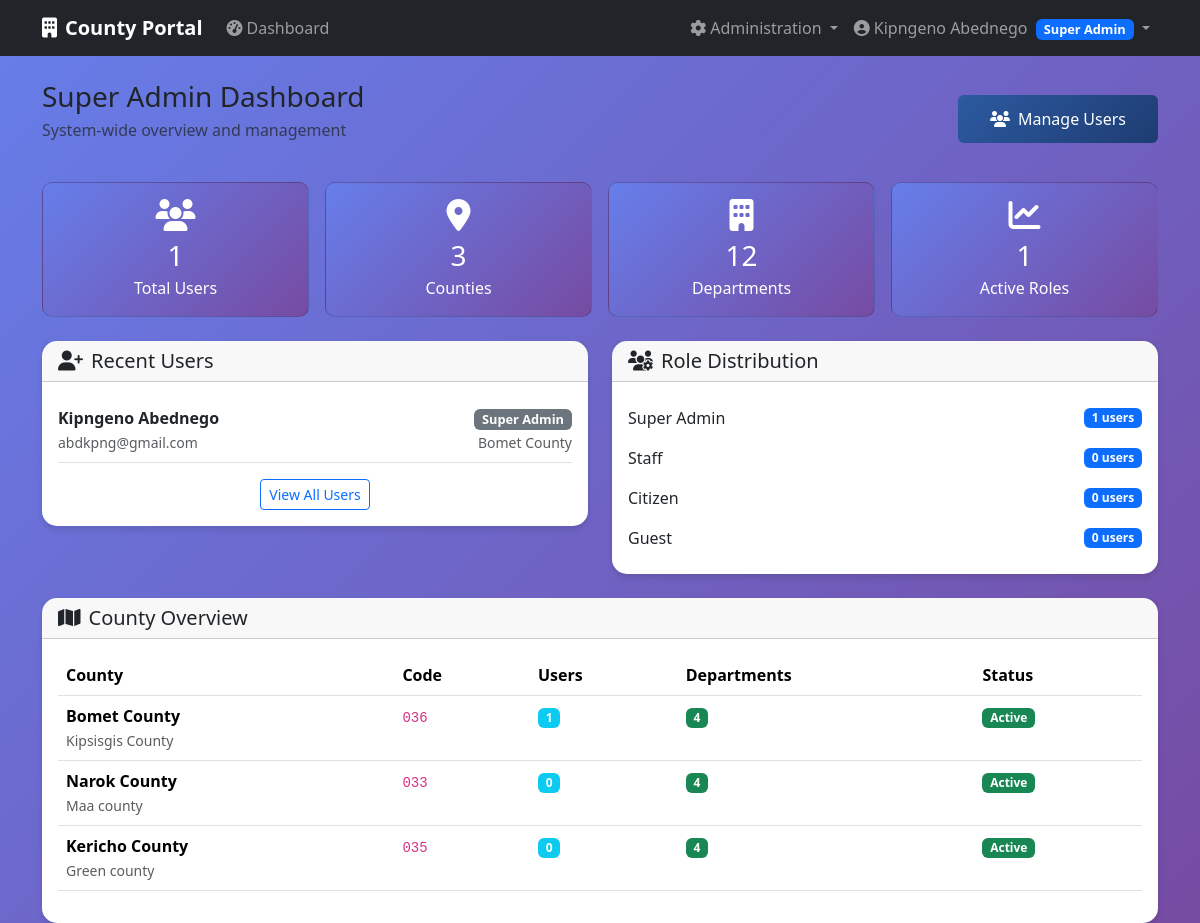
The page /admin-dashboard (signed in) on the database as committed earlier.
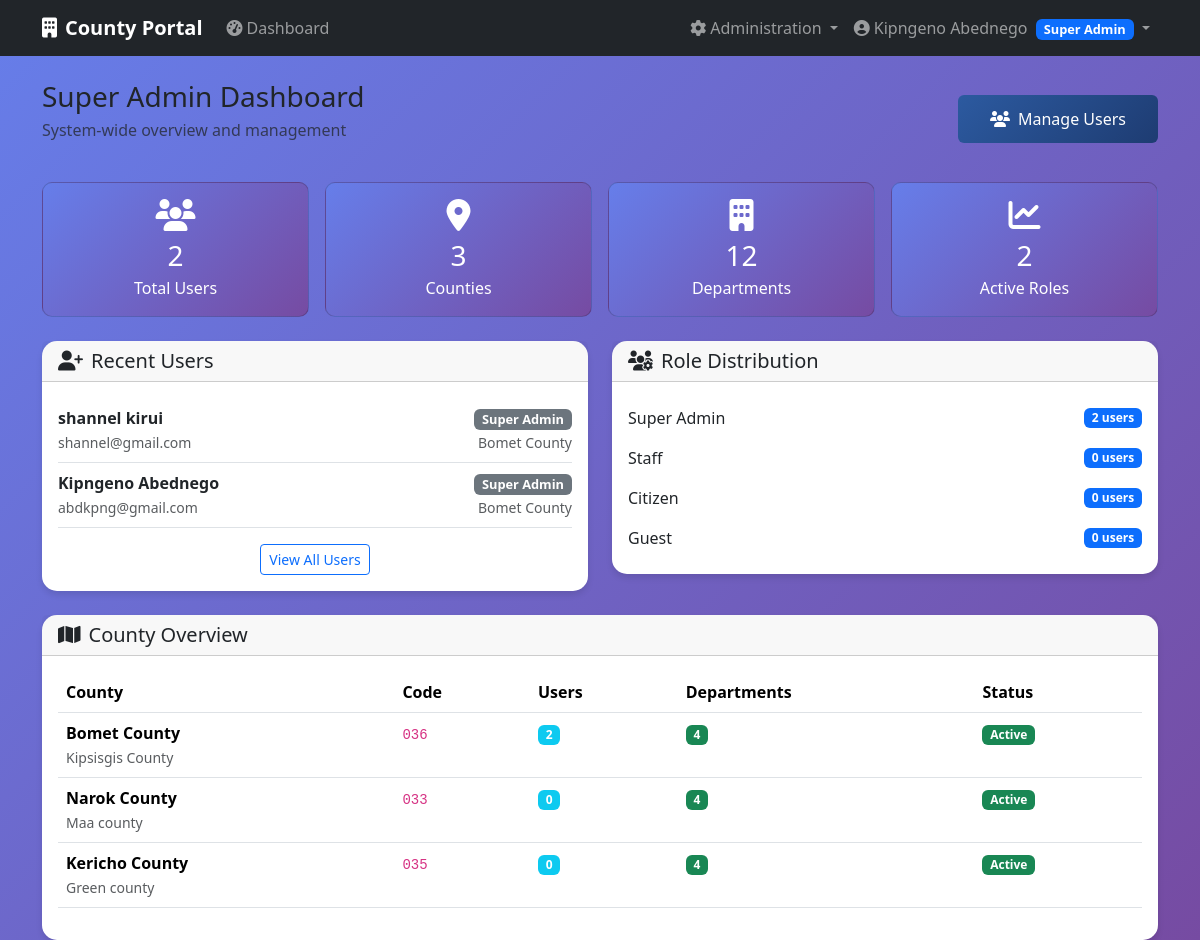
The same page on the database as committed later.
### app/models/user.py (models this page shows, shortened)
class User(db.Model, UserMixin):
    __tablename__ = 'users'
    id = db.Column(db.Integer, primary_key=True)
    email = db.Column(db.String(200), unique=True, nullable=False)
    password = db.Column(db.String(128), nullable=False)
    active = db.Column(db.Boolean(), default=True)
    confirmed_at = db.Column(db.DateTime())
    created_at = db.Column(db.DateTime(), nullable=False, default=db.func.current_timestamp())
    fs_uniquifier = db.Column(db.String(255), unique=True, nullable=False, default=lambda: str(uuid.uuid4()))
    county_id = db.Column(db.Integer, db.ForeignKey('counties.id'))
    department_id = db.Column(db.Integer, db.ForeignKey('departments.id'))
    last_login_at = db.Column(db.DateTime())
    current_login_at = db.Column(db.DateTime())
    last_login_ip = db.Column(db.String(50))
    current_login_ip = db.Column(db.String(50))
    login_count = db.Column(db.Integer, default=0)
    first_name = db.Column(db.String(100))
    last_name = db.Column(db.String(100))
    phone = db.Column(db.String(20))
    roles = db.relationship('Role', secondary=roles_users, backref=db.backref('users', lazy='dynamic'))
    def full_name(self):
        if self.first_name and self.last_name:
            return f"{self.first_name} {self.last_name}"
        return self.email.split('@')[0] # Fallback if user dont provide first and last name or both
    def has_role(self, role_name):
        return any(role.name == role_name for role in self.roles)

class Role(db.Model, RoleMixin):
    __tablename__ = 'roles'
    id = db.Column(db.Integer, primary_key=True)
    name = db.Column(db.String(80), unique=True, nullable=False)
    description = db.Column(db.String(255), nullable=True)

### app/models/county.py (models this page shows, shortened)
class County(db.Model):
        __tablename__ = 'counties'
        id = db.Column(db.Integer, primary_key=True)
        name = db.Column(db.String(100), unique=True, nullable=False)
        code = db.Column(db.String(10), unique=True, nullable=False)
        description = db.Column(db.Text)
        active = db.Column(db.Boolean, default=True)
        created_at = db.Column(db.DateTime, default=datetime.utcnow)
        users = db.relationship('User', backref='county', lazy='dynamic')
        departments = db.relationship('Department', backref='county',   lazy='dynamic')

### app/main/views.py (the view)
@main_bp.route('/admin-dashboard')
@login_required
@roles_required(UserRoles.SUPER_ADMIN)
def admin_dashboard():
    total_users = User.query.count()
    total_counties = County.query.count()
    total_departments = Department.query.count()
    recent_users = User.query.order_by(User.created_at.desc()).limit(5).all()
    role_stats = {}
    for role in Role.query.all():
        role_stats[role.name] = len(role.users.all())
    county_stats = []
    for county in County.query.all():
        county_stats.append({
            'county': county,
            'user_count': county.users.count(),
            'department_count': county.departments.count()
        })
    return render_template('main/admin_dashboard.html',
                            total_users=total_users,
                            total_counties=total_counties,
                            total_departments=total_departments,
                            recent_users=recent_users,
                            role_stats=role_stats,
                            county_stats=county_stats)

### app/templates/auth/main/admin_dashboard.html (shortened to what this page needs)
{% extends "base.html" %}
{% block content %}
<div class="row">
    <div class="col-12">
        <div class="d-flex justify-content-between align-items-center mb-4">
            <div>
                <h1 class="h3 mb-1">Super Admin Dashboard</h1>
                <p class="text-muted">System-wide overview and management</p>
            </div>
            <div>
                <a href="{{ url_for('auth_bp.users') }}" class="btn btn-primary">
                    <i class="fas fa-users me-2"></i>Manage Users
                </a>
            </div>
        </div>
    </div>
</div>
<div class="row g-3 mb-4">
    <div class="col-md-3">
        <div class="card stat-card">
            <div class="card-body text-center">
                <i class="fas fa-users fa-2x mb-2"></i>
                <h3 class="mb-1">{{ total_users }}</h3>
                <p class="mb-0">Total Users</p>
            </div>
        </div>
    </div>
    <div class="col-md-3">
        <div class="card stat-card">
            <div class="card-body text-center">
                <i class="fas fa-map-marker-alt fa-2x mb-2"></i>
                <h3 class="mb-1">{{ total_counties }}</h3>
                <p class="mb-0">Counties</p>
            </div>
        </div>
    </div>
    <div class="col-md-3">
        <div class="card stat-card">
            <div class="card-body text-center">
                <i class="fas fa-building fa-2x mb-2"></i>
                <h3 class="mb-1">{{ total_departments }}</h3>
                <p class="mb-0">Departments</p>
            </div>
        </div>
    </div>
    <div class="col-md-3">
        <div class="card stat-card">
            <div class="card-body text-center">
                <i class="fas fa-chart-line fa-2x mb-2"></i>
                <h3 class="mb-1">{{ role_stats.values() | sum }}</h3>
                <p class="mb-0">Active Roles</p>
            </div>
        </div>
    </div>
</div>
<div class="row">
    <div class="col-md-6">
        <div class="card dashboard-card">
            <div class="card-header">
                <h5 class="card-title mb-0">
                    <i class="fas fa-user-plus me-2"></i>Recent Users
                </h5>
            </div>
            <div class="card-body">
                {% for user in recent_users %}
                <div class="d-flex justify-content-between align-items-center py-2 border-bottom">
                    <div>
                        <strong>{{ user.full_name() }}</strong><br>
                        <small class="text-muted">{{ user.email }}</small>
                    </div>
                    <div class="text-end">
                        {% for role in user.roles %}
                        <span class="badge bg-secondary role-badge">{{ role.name.replace('_', ' ').title() }}</span>
                        {% endfor %}
                        {% if user.county %}
                        <br><small class="text-muted">{{ user.county.name }}</small>
                        {% endif %}
                    </div>
                </div>
                {% endfor %}
                <div class="text-center mt-3">
                    <a href="{{ url_for('auth_bp.users') }}" class="btn btn-outline-primary btn-sm">
                        View All Users
                    </a>
                </div>
            </div>
        </div>
    </div>
    <div class="col-md-6">
        <div class="card dashboard-card">
            <div class="card-header">
                <h5 class="card-title mb-0">
                    <i class="fas fa-users-cog me-2"></i>Role Distribution
                </h5>
            </div>
            <div class="card-body">
                {% for role_name, count in role_stats.items() %}
                <div class="d-flex justify-content-between align-items-center py-2">
                    <span>{{ role_name.replace('_', ' ').title() }}</span>
                    <span class="badge bg-primary">{{ count }} users</span>
                </div>
                {% endfor %}
            </div>
        </div>
    </div>
</div>
<div class="row mt-4">
    <div class="col-12">
        <div class="card dashboard-card">
            <div class="card-header">
                <h5 class="card-title mb-0">
                    <i class="fas fa-map me-2"></i>County Overview
                </h5>
            </div>
            <div class="card-body">
                <div class="table-responsive">
                    <table class="table table-hover">
                        <thead>
                            <tr>
                                <th>County</th>
                                <th>Code</th>
                                <th>Users</th>
                                <th>Departments</th>
                                <th>Status</th>
                            </tr>
                        </thead>
                        <tbody>
                            {% for stat in county_stats %}
                            <tr>
                                <td>
                                    <strong>{{ stat.county.name }}</strong>
                                    {% if stat.county.description %}
                                    <br><small class="text-muted">{{ stat.county.description }}</small>
                                    {% endif %}
                                </td>
                                <td><code>{{ stat.county.code }}</code></td>
                                <td><span class="badge bg-info">{{ stat.user_count }}</span></td>
                                <td><span class="badge bg-success">{{ stat.department_count }}</span></td>
                                <td>
                                    <span class="badge bg-{{ 'success' if stat.county.active else 'danger' }}">
                                        {{ 'Active' if stat.county.active else 'Inactive' }}
                                    </span>
                                </td>
                            </tr>
                            {% endfor %}
                        </tbody>
                    </table>
                </div>
            </div>
        </div>
    </div>
</div>
{% endblock %}

### app/templates/base.html (shortened to what this page needs)
<!DOCTYPE html>
<html lang="en">
<head>
    <link href="https://cdn.jsdelivr.net/npm/bootstrap@5.3.2/dist/css/bootstrap.min.css" rel="stylesheet">
    <link href="https://cdnjs.cloudflare.com/ajax/libs/font-awesome/6.4.0/css/all.min.css" rel="stylesheet">
</head>
<body>
    <nav class="navbar navbar-expand-lg navbar-dark bg-dark">
        <div class="container">
            <a class="navbar-brand" href="{{ url_for('main_bp.index') }}">
                <i class="fas fa-building me-2"></i>County Portal
            </a>
            {% if current_user.is_authenticated %}
            <div class="collapse navbar-collapse" id="navbarNav">
                <ul class="navbar-nav me-auto">
                    <li class="nav-item">
                        <a class="nav-link" href="{{ url_for('main_bp.dashboard') }}">
                            <i class="fas fa-tachometer-alt me-1"></i>Dashboard
                        </a>
                    </li>
                </ul>
                {% if current_user.has_role('super_admin') %}
                <ul class="navbar-nav">
                    <li class="nav-item dropdown">
                        <a class="nav-link dropdown-toggle" href="#" id="adminDropdown" role="button" data-bs-toggle="dropdown">
                            <i class="fas fa-cog me-1"></i>Administration
                        </a>
                    </li>
                </ul>
                {% endif %}
                <ul class="navbar-nav">
                    <li class="nav-item dropdown">
                        <a class="nav-link dropdown-toggle" href="#" id="userDropdown" role="button" data-bs-toggle="dropdown">
                            <i class="fas fa-user-circle me-1"></i>{{ current_user.full_name() }}
                            {% for role in current_user.roles %}
                            <span class="badge bg-primary role-badge ms-1">{{ role.name.replace('_', ' ').title() }}</span>
                            {% endfor %}
                        </a>
                    </li>
                </ul>
            </div>
            {% else %}
            <div class="d-flex">
                <a href="{{ url_for('security.login') }}" class="btn btn-outline-light me-2">Login</a>
                <a href="{{ url_for('security.register') }}" class="btn btn-primary">Register</a>
            </div>
            {% endif %}
        </div>
    </nav>
    <main class="container mt-4">
        {% block content %}{% endblock %}
    </main>
</body>
</html>

### app/templates/base.html (style rules this page uses)
:root { --primary-color: #2c5aa0; --secondary-color: #f8f9fa; --success-color: #28a745; --danger-color: #dc3545; --warning-color: #ffc107; }
body { background: linear-gradient(135deg, #667eea 0%, #764ba2 100%); min-height: 100vh; font-family: 'Segoe UI', Tahoma, Geneva, Verdana, sans-serif; }
.navbar-brand { font-weight: bold; }
.dashboard-card { border: none; border-radius: 15px; box-shadow: 0 4px 6px rgba(0, 0, 0, 0.1); transition: transform 0.2s; }
.stat-card { background: linear-gradient(135deg, #667eea 0%, #764ba2 100%); color: white; border-radius: 10px; }
.role-badge { font-size: 0.8em; padding: 0.25rem 0.5rem; }
.btn-primary { background: linear-gradient(135deg, var(--primary-color) 0%, #1e3c72 100%); border: none; padding: 0.75rem 2rem; font-weight: 500; transition: transform 0.2s ease; }

Rows that differ between the two databases and show on the page:
computed for Role "Super Admin": id "1" → "2"
added User: full_name "shannel kirui", email "shannel@gmail.com", county.name "Bomet County", Role (name.replace "Super Admin")
Other text that changed with them:
{{ total_users }}: "1" → "2"
{{ role_stats.values() | sum }}: "1" → "2"
new list line: "Bomet County Kipsisgis County 036 Active"
new list line: "2 4"
list line gone: "Bomet County Kipsisgis County 036 Active"
list line gone: "1 4"
